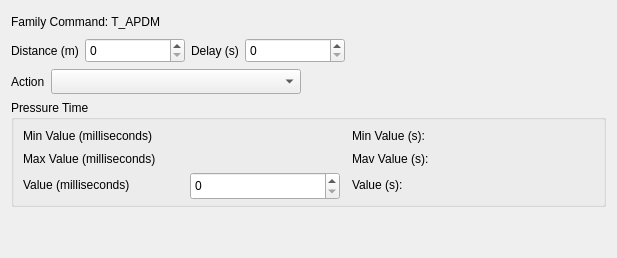
          <widget class="QWidget" name="tab_T_APDM">
           <attribute name="title">
            <string>T_APDM</string>
           </attribute>
           <layout class="QGridLayout" name="gridLayout_7">
            <item row="0" column="0">
             <widget class="QLabel" name="label_Family_T_APDM">
              <property name="minimumSize">
               <size>
                <width>0</width>
                <height>21</height>
               </size>
              </property>
              <property name="maximumSize">
               <size>
                <width>16777215</width>
                <height>21</height>
               </size>
              </property>
              <property name="text">
               <string>Family Command: T_APDM</string>
              </property>
             </widget>
            </item>
            <item row="1" column="0">
             <layout class="QHBoxLayout" name="horizontalLayout_17">
              <item>
               <widget class="QLabel" name="label_Distance_T_APDM">
                <property name="minimumSize">
                 <size>
                  <width>0</width>
                  <height>21</height>
                 </size>
                </property>
                <property name="maximumSize">
                 <size>
                  <width>16777215</width>
                  <height>21</height>
                 </size>
                </property>
                <property name="text">
                 <string>Distance (m)</string>
                </property>
               </widget>
              </item>
              <item>
               <widget class="QSpinBox" name="spinBox_Distance_T_APDM">
                <property name="minimumSize">
                 <size>
                  <width>100</width>
                  <height>25</height>
                 </size>
                </property>
                <property name="maximumSize">
                 <size>
                  <width>100</width>
                  <height>25</height>
                 </size>
                </property>
               </widget>
              </item>
              <item>
               <widget class="QLabel" name="label_Delay_T_APDM">
                <property name="minimumSize">
                 <size>
                  <width>0</width>
                  <height>21</height>
                 </size>
                </property>
                <property name="maximumSize">
                 <size>
                  <width>16777215</width>
                  <height>21</height>
                 </size>
                </property>
                <property name="text">
                 <string>Delay (s)</string>
                </property>
               </widget>
              </item>
              <item>
               <widget class="QSpinBox" name="spinBox_Delay_T_APDM">
                <property name="minimumSize">
                 <size>
                  <width>100</width>
                  <height>25</height>
                 </size>
                </property>
                <property name="maximumSize">
                 <size>
                  <width>100</width>
                  <height>25</height>
                 </size>
                </property>
               </widget>
              </item>
              <item>
               <spacer name="horizontalSpacer_19">
                <property name="orientation">
                 <enum>Qt::Horizontal</enum>
                </property>
                <property name="sizeHint" stdset="0">
                 <size>
                  <width>40</width>
                  <height>20</height>
                 </size>
                </property>
               </spacer>
              </item>
             </layout>
            </item>
            <item row="2" column="0">
             <layout class="QHBoxLayout" name="horizontalLayout_14">
              <item>
               <widget class="QLabel" name="label_Action_T_APDM">
                <property name="minimumSize">
                 <size>
                  <width>0</width>
                  <height>21</height>
                 </size>
                </property>
                <property name="maximumSize">
                 <size>
                  <width>16777215</width>
                  <height>21</height>
                 </size>
                </property>
                <property name="text">
                 <string>Action</string>
                </property>
               </widget>
              </item>
              <item>
               <widget class="QComboBox" name="comboBox_Action_T_APDM">
                <property name="minimumSize">
                 <size>
                  <width>250</width>
                  <height>25</height>
                 </size>
                </property>
                <property name="maximumSize">
                 <size>
                  <width>16777215</width>
                  <height>25</height>
                 </size>
                </property>
               </widget>
              </item>
              <item>
               <spacer name="horizontalSpacer_16">
                <property name="orientation">
                 <enum>Qt::Horizontal</enum>
                </property>
                <property name="sizeHint" stdset="0">
                 <size>
                  <width>40</width>
                  <height>20</height>
                 </size>
                </property>
               </spacer>
              </item>
             </layout>
            </item>
            <item row="3" column="0">
             <widget class="QGroupBox" name="groupBox_TempoPressioneRange_T_APDM">
              <property name="title">
               <string>Pressure Time</string>
              </property>
              <layout class="QVBoxLayout" name="verticalLayout_3">
               <property name="spacing">
                <number>2</number>
               </property>
               <property name="topMargin">
                <number>5</number>
               </property>
               <property name="bottomMargin">
                <number>5</number>
               </property>
               <item>
                <layout class="QHBoxLayout" name="horizontalLayout_15">
                 <item>
                  <widget class="QLabel" name="label_Min_TimePressRangeRange_T_APDM">
                   <property name="minimumSize">
                    <size>
                     <width>165</width>
                     <height>21</height>
                    </size>
                   </property>
                   <property name="maximumSize">
                    <size>
                     <width>165</width>
                     <height>21</height>
                    </size>
                   </property>
                   <property name="toolTip">
                    <string/>
                   </property>
                   <property name="text">
                    <string>Min Value (milliseconds)</string>
                   </property>
                  </widget>
                 </item>
                 <item>
                  <widget class="QLabel" name="label_TimePressRangeMinValue_T_APDM">
                   <property name="minimumSize">
                    <size>
                     <width>150</width>
                     <height>21</height>
                    </size>
                   </property>
                   <property name="maximumSize">
                    <size>
                     <width>150</width>
                     <height>21</height>
                    </size>
                   </property>
                   <property name="text">
                    <string/>
                   </property>
                  </widget>
                 </item>
                 <item>
                  <spacer name="horizontalSpacer_20">
                   <property name="orientation">
                    <enum>Qt::Horizontal</enum>
                   </property>
                   <property name="sizeType">
                    <enum>QSizePolicy::Fixed</enum>
                   </property>
                   <property name="sizeHint" stdset="0">
                    <size>
                     <width>10</width>
                     <height>10</height>
                    </size>
                   </property>
                  </spacer>
                 </item>
                 <item>
                  <widget class="QLabel" name="label_Min_TimePressInSec_T_APDM">
                   <property name="minimumSize">
                    <size>
                     <width>100</width>
                     <height>21</height>
                    </size>
                   </property>
                   <property name="maximumSize">
                    <size>
                     <width>100</width>
                     <height>21</height>
                    </size>
                   </property>
                   <property name="text">
                    <string>Min Value (s):</string>
                   </property>
                  </widget>
                 </item>
                 <item>
                  <widget class="QLabel" name="label_MinValue_TimePressInSec_T_APDM">
                   <property name="minimumSize">
                    <size>
                     <width>100</width>
                     <height>21</height>
                    </size>
                   </property>
                   <property name="maximumSize">
                    <size>
                     <width>100</width>
                     <height>21</height>
                    </size>
                   </property>
                   <property name="styleSheet">
                    <string notr="true"/>
                   </property>
                   <property name="text">
                    <string/>
                   </property>
                  </widget>
                 </item>
                 <item>
                  <spacer name="horizontalSpacer_17">
                   <property name="orientation">
                    <enum>Qt::Horizontal</enum>
                   </property>
                   <property name="sizeHint" stdset="0">
                    <size>
                     <width>40</width>
                     <height>20</height>
                    </size>
                   </property>
                  </spacer>
                 </item>
                </layout>
               </item>
               <item>
                <layout class="QHBoxLayout" name="horizontalLayout_16">
                 <item>
                  <widget class="QLabel" name="label_Max_TimePressRangeRange_T_APDM">
                   <property name="minimumSize">
                    <size>
                     <width>165</width>
                     <height>21</height>
                    </size>
                   </property>
                   <property name="maximumSize">
                    <size>
                     <width>165</width>
                     <height>21</height>
                    </size>
                   </property>
                   <property name="text">
                    <string>Max Value (milliseconds)</string>
                   </property>
                  </widget>
                 </item>
                 <item>
                  <widget class="QLabel" name="label_TimePressRangeMaxValue_T_APDM">
                   <property name="minimumSize">
                    <size>
                     <width>150</width>
                     <height>21</height>
                    </size>
                   </property>
                   <property name="maximumSize">
                    <size>
                     <width>150</width>
                     <height>21</height>
                    </size>
                   </property>
                   <property name="text">
                    <string/>
                   </property>
                  </widget>
                 </item>
                 <item>
                  <spacer name="horizontalSpacer_21">
                   <property name="orientation">
                    <enum>Qt::Horizontal</enum>
                   </property>
                   <property name="sizeType">
                    <enum>QSizePolicy::Fixed</enum>
                   </property>
                   <property name="sizeHint" stdset="0">
                    <size>
                     <width>10</width>
                     <height>10</height>
                    </size>
                   </property>
                  </spacer>
                 </item>
                 <item>
                  <widget class="QLabel" name="label_3">
                   <property name="minimumSize">
                    <size>
                     <width>100</width>
                     <height>21</height>
                    </size>
                   </property>
                   <property name="maximumSize">
                    <size>
                     <width>100</width>
                     <height>21</height>
                    </size>
                   </property>
                   <property name="text">
                    <string>Mav Value (s):</string>
                   </property>
                  </widget>
                 </item>
                 <item>
                  <widget class="QLabel" name="label_MaxValue_TimePressInSec_T_APDM">
                   <property name="minimumSize">
                    <size>
                     <width>100</width>
                     <height>21</height>
                    </size>
                   </property>
                   <property name="maximumSize">
                    <size>
                     <width>100</width>
                     <height>21</height>
                    </size>
                   </property>
                   <property name="text">
                    <string/>
                   </property>
                  </widget>
                 </item>
                 <item>
                  <spacer name="horizontalSpacer_18">
                   <property name="orientation">
                    <enum>Qt::Horizontal</enum>
                   </property>
                   <property name="sizeHint" stdset="0">
                    <size>
                     <width>40</width>
                     <height>20</height>
                    </size>
                   </property>
                  </spacer>
                 </item>
                </layout>
               </item>
               <item>
                <layout class="QHBoxLayout" name="horizontalLayout_21">
                 <item>
                  <widget class="QLabel" name="label_Value_TimePressRangeInRange_T_APDM">
                   <property name="minimumSize">
                    <size>
                     <width>165</width>
                     <height>21</height>
                    </size>
                   </property>
                   <property name="maximumSize">
                    <size>
                     <width>165</width>
                     <height>21</height>
                    </size>
                   </property>
                   <property name="text">
                    <string>Value (milliseconds)</string>
                   </property>
                  </widget>
                 </item>
                 <item>
                  <widget class="QSpinBox" name="spinBox_TimePressRangeVale_T_APDM">
                   <property name="minimumSize">
                    <size>
                     <width>150</width>
                     <height>28</height>
                    </size>
                   </property>
                   <property name="maximumSize">
                    <size>
                     <width>150</width>
                     <height>25</height>
                    </size>
                   </property>
                   <property name="stepType">
                    <enum>QAbstractSpinBox::AdaptiveDecimalStepType</enum>
                   </property>
                  </widget>
                 </item>
                 <item>
                  <spacer name="horizontalSpacer_22">
                   <property name="orientation">
                    <enum>Qt::Horizontal</enum>
                   </property>
                   <property name="sizeType">
                    <enum>QSizePolicy::Fixed</enum>
                   </property>
                   <property name="sizeHint" stdset="0">
                    <size>
                     <width>10</width>
                     <height>10</height>
                    </size>
                   </property>
                  </spacer>
                 </item>
                 <item>
                  <widget class="QLabel" name="label_ValueSec_TimePressRangeInRange_T_APDM">
                   <property name="minimumSize">
                    <size>
                     <width>100</width>
                     <height>21</height>
                    </size>
                   </property>
                   <property name="maximumSize">
                    <size>
                     <width>100</width>
                     <height>21</height>
                    </size>
                   </property>
                   <property name="text">
                    <string>Value (s):</string>
                   </property>
                  </widget>
                 </item>
                 <item>
                  <widget class="QLabel" name="label_ValueSec_TimePressConvert_T_APDM">
                   <property name="minimumSize">
                    <size>
                     <width>100</width>
                     <height>21</height>
                    </size>
                   </property>
                   <property name="maximumSize">
                    <size>
                     <width>100</width>
                     <height>21</height>
                    </size>
                   </property>
                   <property name="text">
                    <string/>
                   </property>
                  </widget>
                 </item>
                 <item>
                  <spacer name="horizontalSpacer_23">
                   <property name="orientation">
                    <enum>Qt::Horizontal</enum>
                   </property>
                   <property name="sizeHint" stdset="0">
                    <size>
                     <width>40</width>
                     <height>20</height>
                    </size>
                   </property>
                  </spacer>
                 </item>
                </layout>
               </item>
              </layout>
             </widget>
            </item>
            <item row="4" column="0">
             <spacer name="verticalSpacer_4">
              <property name="orientation">
               <enum>Qt::Vertical</enum>
              </property>
              <property name="sizeHint" stdset="0">
               <size>
                <width>20</width>
                <height>40</height>
               </size>
              </property>
             </spacer>
            </item>
           </layout>
          </widget>
